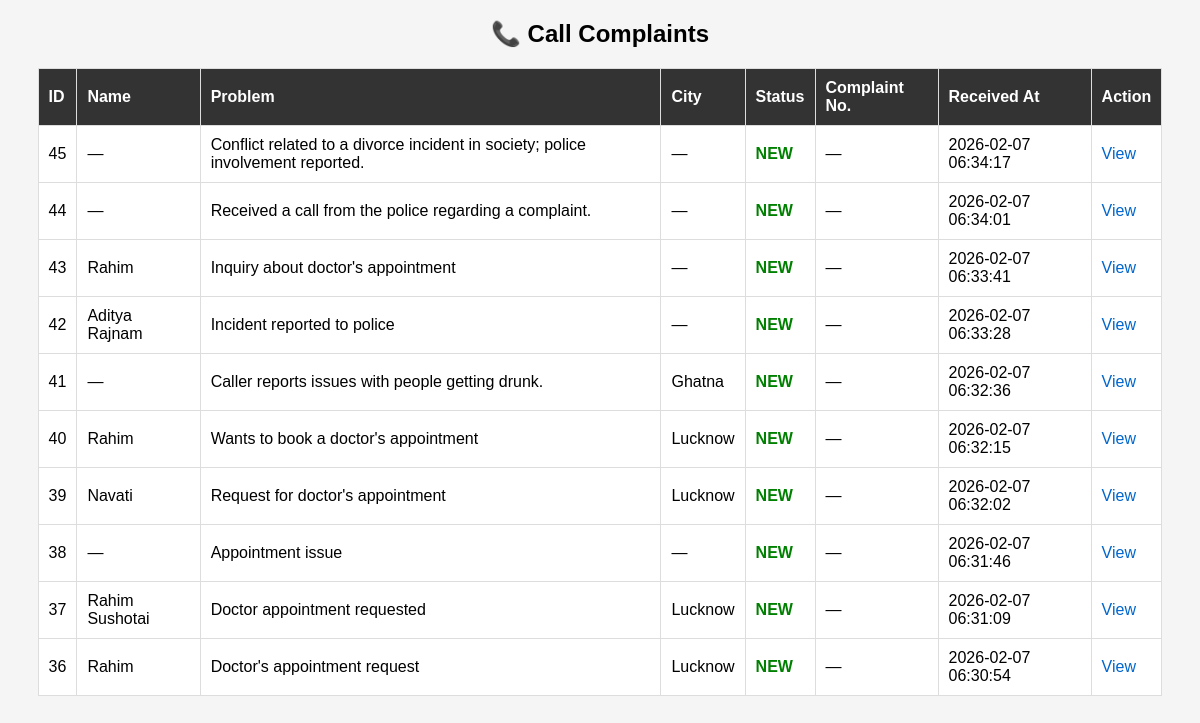
/complaints.php, run on the app's committed database.
### tables this page shows
CREATE TABLE IF NOT EXISTS `call_analysis` (
  `id` int NOT NULL AUTO_INCREMENT,
  `call_uuid` varchar(64) DEFAULT NULL,
  `complaint_no` varchar(50) DEFAULT NULL,
  `name` varchar(100) DEFAULT NULL,
  `problem` text,
  `village` varchar(100) DEFAULT NULL,
  `city` varchar(100) DEFAULT NULL,
  `summary` text,
  `status` enum('NEW','FAILED') DEFAULT 'NEW',
  `transcript` longtext,
  `date_requested` date DEFAULT NULL,
  `transcript_done` tinyint(1) DEFAULT '0',
  `analysis_done` tinyint(1) DEFAULT '0',
  `transcript_path` varchar(255) DEFAULT NULL,
  `created_at` timestamp NULL DEFAULT CURRENT_TIMESTAMP,
  PRIMARY KEY (`id`),
  UNIQUE KEY `uniq_call_uuid` (`call_uuid`),
  UNIQUE KEY `complaint_no` (`complaint_no`)
);

### complaints.php (the view, shortened to what this page needs)
<?php
require_once __DIR__ . "/core/db.php";
    ?>
    <?php
$stmt = $pdo->query("
    SELECT id,name, problem, city, status,complaint_no, created_at
    FROM call_analysis
    ORDER BY id DESC
");
$complaints = $stmt->fetchAll();
?>
<!DOCTYPE html>
<html>
<head>
</head>
<body>
<h2 style="text-align:center">📞 Call Complaints</h2>
<table>
    <tr>
        <th>ID</th>
        <th>Name</th>
        <th>Problem</th>
        <th>City</th>
        <th>Status</th>
        <th>Complaint No.</th>
        <th>Received At</th>
        <th>Action</th>
    </tr>
    <?php foreach ($complaints as $row): ?>
        <tr>
            <td><?= $row['id'] ?></td>
            <td><?= htmlspecialchars($row['name'] ?? '—') ?></td>
            <td><?= htmlspecialchars($row['problem'] ?? '—') ?></td>
            <td><?= htmlspecialchars($row['city'] ?? '—') ?></td>
            <td class="<?= $row['status'] ?>"><?= $row['status'] ?></td>
            <td><?= htmlspecialchars($row['complaint_no'] ?? '—') ?></td>
            <td><?= $row['created_at'] ?></td>
            <td>
                <a href="complaints.php?id=<?= $row['id'] ?>">View</a>
            </td>
        </tr>
    <?php endforeach; ?>
</table>
</body>
</html>

### complaints.php (style rules this page uses)
body { font-family: Arial; background:#f5f5f5; }
table { width:95%; margin:20px auto; border-collapse:collapse; background:#fff; }
th, td { padding:10px; border:1px solid #ddd; text-align:left; }
th { background:#333; color:#fff; }
.NEW { color:green; font-weight:bold; }
a { text-decoration:none; color:#0066cc; }

### data on the page
call_analysis: id "45", name "—", problem "Conflict related to a divorce incident in society; police involvement reported.", city "—", status "NEW", complaint_no "—", created_at "2026-02-07 06:34:17"
call_analysis: id "44", name "—", problem "Received a call from the police regarding a complaint.", city "—", status "NEW", complaint_no "—", created_at "2026-02-07 06:34:01"
call_analysis: id "43", name "Rahim", problem "Inquiry about doctor's appointment", city "—", status "NEW", complaint_no "—", created_at "2026-02-07 06:33:41"
call_analysis: id "42", name "Aditya Rajnam", problem "Incident reported to police", city "—", status "NEW", complaint_no "—", created_at "2026-02-07 06:33:28"
call_analysis: id "41", name "—", problem "Caller reports issues with people getting drunk.", city "Ghatna", status "NEW", complaint_no "—", created_at "2026-02-07 06:32:36"
call_analysis: id "40", name "Rahim", problem "Wants to book a doctor's appointment", city "Lucknow", status "NEW", complaint_no "—", created_at "2026-02-07 06:32:15"
call_analysis: id "39", name "Navati", problem "Request for doctor's appointment", city "Lucknow", status "NEW", complaint_no "—", created_at "2026-02-07 06:32:02"
call_analysis: id "38", name "—", problem "Appointment issue", city "—", status "NEW", complaint_no "—", created_at "2026-02-07 06:31:46"
call_analysis: id "37", name "Rahim Sushotai", problem "Doctor appointment requested", city "Lucknow", status "NEW", complaint_no "—", created_at "2026-02-07 06:31:09"
call_analysis: id "36", name "Rahim", problem "Doctor's appointment request", city "Lucknow", status "NEW", complaint_no "—", created_at "2026-02-07 06:30:54"
